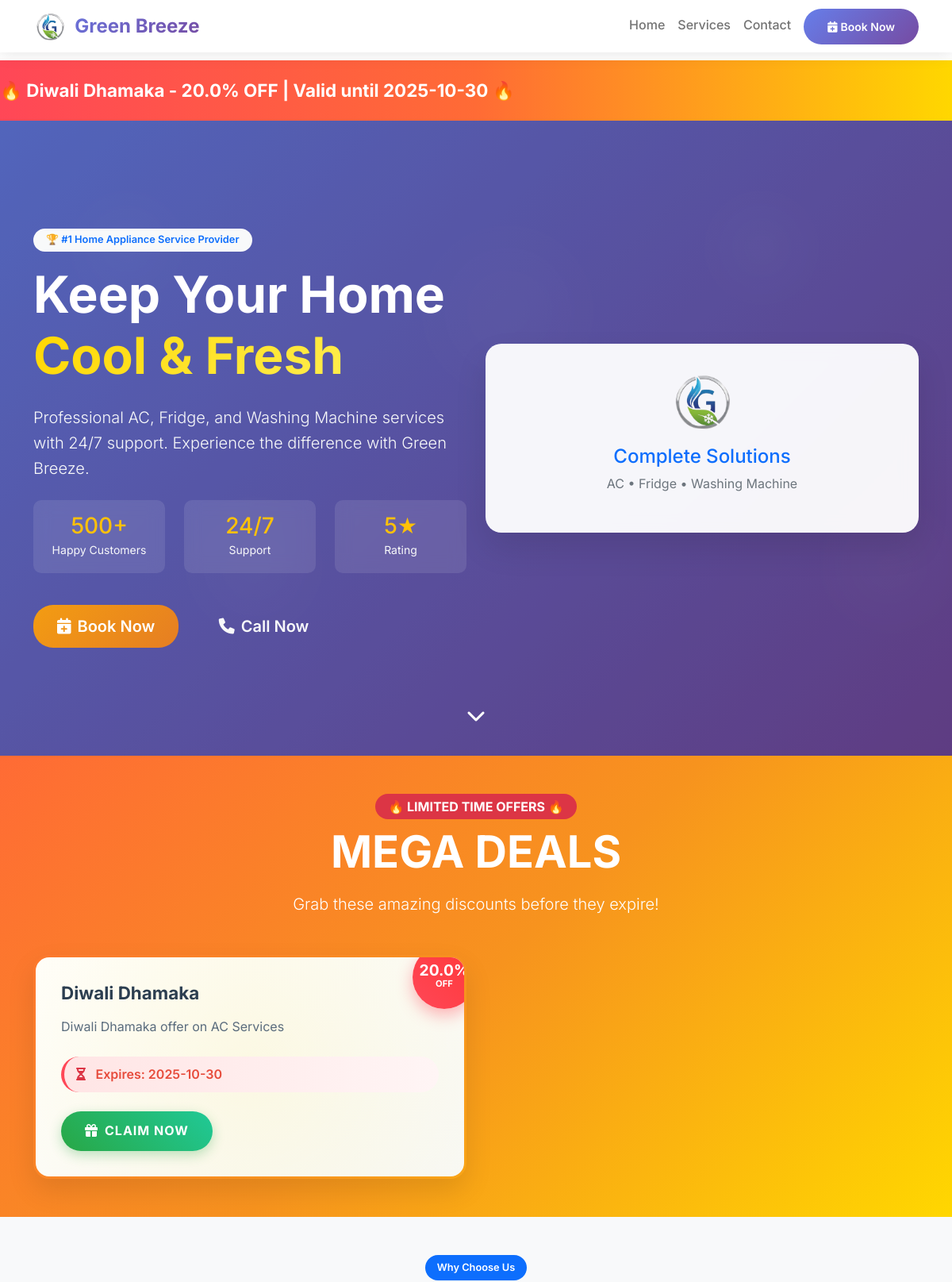
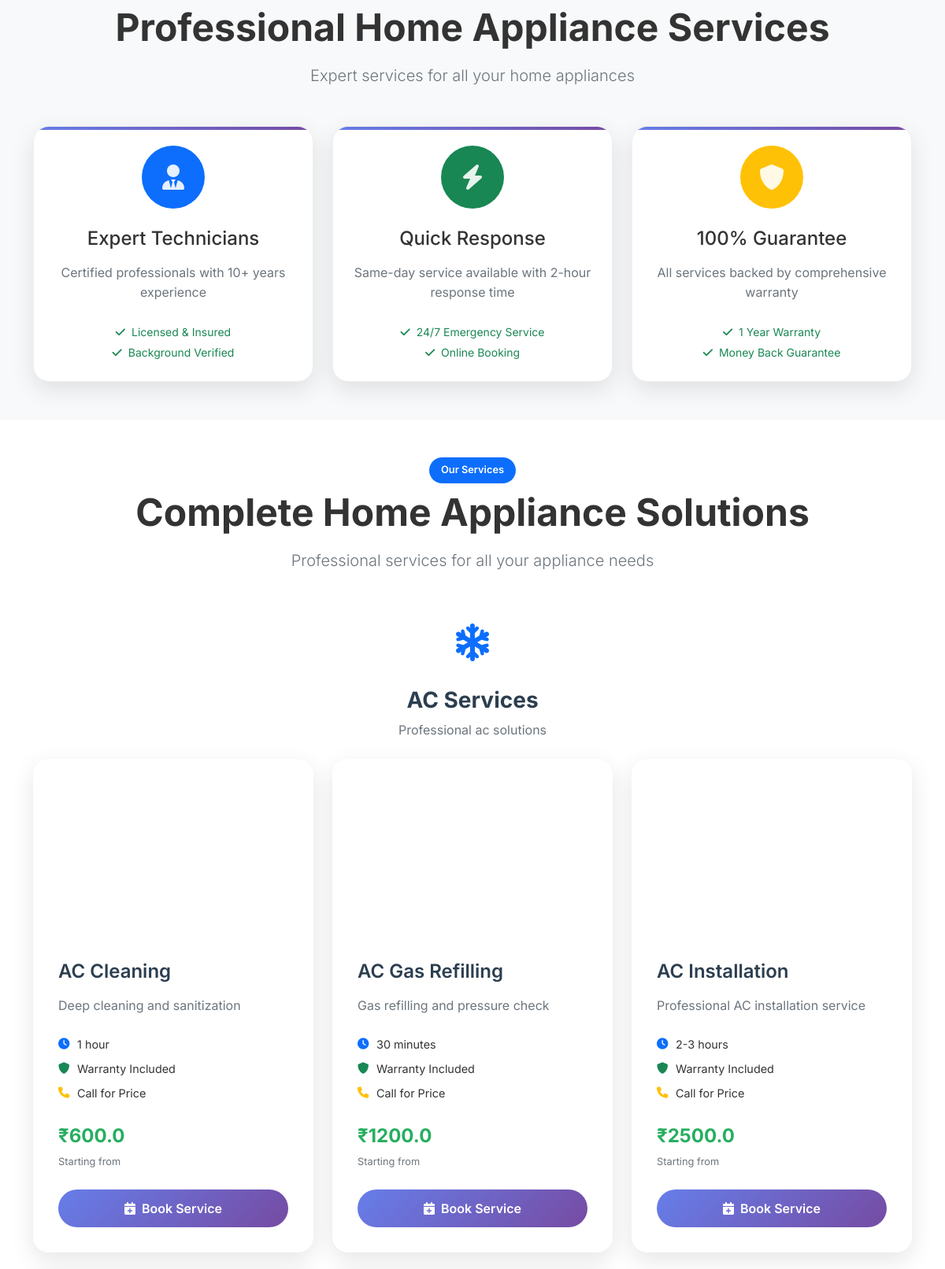
The page / (upper part) on the database its author committed (2 pictures, top to bottom).
### tables this page shows
CREATE TABLE offers (
        id INTEGER PRIMARY KEY AUTOINCREMENT,
        title TEXT NOT NULL,
        description TEXT,
        discount_percent REAL,
        valid_until TEXT,
        active INTEGER DEFAULT 1
    );

CREATE TABLE services (
        id INTEGER PRIMARY KEY AUTOINCREMENT,
        name TEXT NOT NULL,
        description TEXT,
        price REAL NOT NULL,
        duration TEXT,
        category TEXT DEFAULT 'AC',
        active INTEGER DEFAULT 1
    , image TEXT);

### app.py (the view)
@app.route('/')
def index():
    conn = sqlite3.connect('green_breeze.db')
    c = conn.cursor()
    c.execute("SELECT * FROM services WHERE active = 1 ORDER BY category, name")
    all_services = c.fetchall()
    services_by_category = {}
    for service in all_services:
        category = service[5] if len(service) > 5 and service[5] else 'AC'  # category is at index 5
        if category not in services_by_category:
            services_by_category[category] = []
        services_by_category[category].append(service)
    c.execute("SELECT * FROM offers WHERE active = 1 AND date(valid_until) >= date('now')")
    offers = c.fetchall()
    c.execute("SELECT value FROM settings WHERE key = 'show_prices'")
    show_prices = c.fetchone()
    show_prices = show_prices[0] == '1' if show_prices else True
    c.execute("SELECT key, value FROM settings")
    settings_data = c.fetchall()
    settings = {key: value for key, value in settings_data}
    conn.close()
    return render_template('index.html', services_by_category=services_by_category, offers=offers, show_prices=show_prices, settings=settings)

### templates/index.html (shortened to what this page needs)
{% extends "base.html" %}
{% block content %}
{% if offers %}
<div class="offers-ticker">
    <div class="ticker-content">
        {% for offer in offers %}
        <span class="ticker-item">
            🔥 {{ offer[1] }} - {{ offer[3] }}% OFF | Valid until {{ offer[4] }} 🔥
        </span>
        {% endfor %}
    </div>
</div>
{% endif %}
<section class="hero-section position-relative overflow-hidden">
    <div class="hero-bg"></div>
    <div class="hero-overlay"></div>
    <div class="container position-relative">
        <div class="row align-items-center min-vh-75">
            <div class="col-lg-6">
                <div class="hero-content animate-fade-in-up">
                    <span class="badge bg-light text-primary mb-3 px-3 py-2">🏆 #1 Home Appliance Service Provider</span>
                    <h1 class="display-3 fw-bold mb-4 text-white">Keep Your Home <span class="text-gradient">Cool & Fresh</span></h1>
                    <p class="lead mb-4 text-light">Professional AC, Fridge, and Washing Machine services with 24/7 support. Experience the difference with Green Breeze.</p>
                    <div class="hero-stats mb-4">
                        <div class="row text-center">
                            <div class="col-4">
                                <div class="stat-item">
                                    <h3 class="text-warning mb-0">500+</h3>
                                    <small class="text-light">Happy Customers</small>
                                </div>
                            </div>
                            <div class="col-4">
                                <div class="stat-item">
                                    <h3 class="text-warning mb-0">24/7</h3>
                                    <small class="text-light">Support</small>
                                </div>
                            </div>
                            <div class="col-4">
                                <div class="stat-item">
                                    <h3 class="text-warning mb-0">5★</h3>
                                    <small class="text-light">Rating</small>
                                </div>
                            </div>
                        </div>
                    </div>
                    <div class="hero-buttons">
                        <a href="{{ url_for('book_service') }}" class="btn btn-warning btn-lg me-3 pulse-btn">
                            <i class="fas fa-calendar-plus me-2"></i>Book Now
                        </a>
                        <a href="tel:{{ settings.contact_phone or '+919876543210' }}" class="btn btn-outline-light btn-lg">
                            <i class="fas fa-phone me-2"></i>Call Now
                        </a>
                    </div>
                </div>
            </div>
            <div class="col-lg-6">
                <div class="hero-image text-center">
                    <div class="floating-card">
                        <div class="ac-unit">
                            <img src="{{ url_for('static', filename='images/logo.png') }}" alt="Green Breeze Logo" class="rotating" style="height: 80px; width: auto; margin-bottom: 1rem;">
                            <h4 class="text-primary">Complete Solutions</h4>
                            <p class="text-muted">AC • Fridge • Washing Machine</p>
                        </div>
                    </div>
                </div>
            </div>
        </div>
    </div>
    <div class="hero-scroll-indicator">
        <a href="#features" class="scroll-down">
            <i class="fas fa-chevron-down"></i>
        </a>
    </div>
</section>
{% if offers %}
<section class="py-5 offers-section bg-gradient-warning">
    <div class="container">
        <div class="text-center mb-5">
            <span class="badge bg-danger mb-2 pulse-badge">🔥 LIMITED TIME OFFERS 🔥</span>
            <h2 class="display-4 fw-bold mb-3 text-white">MEGA DEALS</h2>
            <p class="lead text-white">Grab these amazing discounts before they expire!</p>
        </div>
        <div class="row g-4">
            {% for offer in offers %}
            <div class="col-lg-6">
                <div class="offer-card-enhanced">
                    <div class="offer-glow"></div>
                    <div class="offer-badge-enhanced">
                        <div class="discount-circle">
                            <span class="discount-percent">{{ offer[3] }}%</span>
                            <span class="off-text">OFF</span>
                        </div>
                    </div>
                    <div class="offer-content-enhanced">
                        <h3 class="offer-title-enhanced">{{ offer[1] }}</h3>
                        <p class="offer-description-enhanced">{{ offer[2] }}</p>
                        <div class="offer-validity-enhanced">
                            <i class="fas fa-hourglass-half text-danger me-2"></i>
                            <span class="validity-text">Expires: {{ offer[4] }}</span>
                        </div>
                        <a href="{{ url_for('book_service') }}" class="btn-claim-offer">
                            <i class="fas fa-gift me-2"></i>CLAIM NOW
                        </a>
                    </div>
                </div>
            </div>
            {% endfor %}
        </div>
    </div>
</section>
{% endif %}
<section id="features" class="py-5 bg-light">
    <div class="container">
        <div class="text-center mb-5">
            <span class="badge bg-primary mb-2">Why Choose Us</span>
            <h2 class="display-5 fw-bold mb-3">Professional Home Appliance Services</h2>
            <p class="lead text-muted">Expert services for all your home appliances</p>
        </div>
        <div class="row g-4">
            <div class="col-lg-4 col-md-6">
                <div class="feature-card h-100 text-center p-4">
                    <div class="feature-icon mb-4">
                        <div class="icon-circle bg-primary">
                            <i class="fas fa-user-tie fa-2x text-white"></i>
                        </div>
                    </div>
                    <h4 class="mb-3">Expert Technicians</h4>
                    <p class="text-muted mb-4">Certified professionals with 10+ years experience</p>
                    <div class="feature-list">
                        <small class="text-success"><i class="fas fa-check me-1"></i> Licensed & Insured</small><br>
                        <small class="text-success"><i class="fas fa-check me-1"></i> Background Verified</small>
                    </div>
                </div>
            </div>
            <div class="col-lg-4 col-md-6">
                <div class="feature-card h-100 text-center p-4">
                    <div class="feature-icon mb-4">
                        <div class="icon-circle bg-success">
                            <i class="fas fa-bolt fa-2x text-white"></i>
                        </div>
                    </div>
                    <h4 class="mb-3">Quick Response</h4>
                    <p class="text-muted mb-4">Same-day service available with 2-hour response time</p>
                    <div class="feature-list">
                        <small class="text-success"><i class="fas fa-check me-1"></i> 24/7 Emergency Service</small><br>
                        <small class="text-success"><i class="fas fa-check me-1"></i> Online Booking</small>
                    </div>
                </div>
            </div>
            <div class="col-lg-4 col-md-6">
                <div class="feature-card h-100 text-center p-4">
                    <div class="feature-icon mb-4">
                        <div class="icon-circle bg-warning">
                            <i class="fas fa-shield-alt fa-2x text-white"></i>
                        </div>
                    </div>
                    <h4 class="mb-3">100% Guarantee</h4>
                    <p class="text-muted mb-4">All services backed by comprehensive warranty</p>
                    <div class="feature-list">
                        <small class="text-success"><i class="fas fa-check me-1"></i> 1 Year Warranty</small><br>
                        <small class="text-success"><i class="fas fa-check me-1"></i> Money Back Guarantee</small>
                    </div>
                </div>
            </div>
        </div>
    </div>
</section>
<section id="services" class="py-5">
    <div class="container">
        <div class="text-center mb-5">
            <span class="badge bg-primary mb-2">Our Services</span>
            <h2 class="display-5 fw-bold mb-3">Complete Home Appliance Solutions</h2>
            <p class="lead text-muted">Professional services for all your appliance needs</p>
        </div>
        {% for category, services in services_by_category.items() %}
        <div class="service-category mb-5">
            <div class="category-header text-center mb-4">
                <div class="category-icon mb-3">
                    {% if category == 'AC' %}
                        <i class="fas fa-snowflake fa-3x text-primary"></i>
                    {% elif category == 'Fridge' %}
                        <i class="fas fa-temperature-low fa-3x text-info"></i>
                    {% elif category == 'Washing Machine' %}
                        <i class="fas fa-tshirt fa-3x text-success"></i>
                    {% endif %}
                </div>
                <h3 class="category-title">{{ category }} Services</h3>
                <p class="text-muted">Professional {{ category.lower() }} solutions</p>
            </div>
            <div class="row g-4">
                {% for service in services %}
                <div class="col-lg-4 col-md-6">
                    <div class="service-card h-100">
                        <div class="service-image">
                        </div>
                        <div class="service-content">
                            <h4 class="service-title">{{ service[1] }}</h4>
                            <p class="service-description">{{ service[2] }}</p>
                            <div class="service-features">
                                <div class="feature-item">
                                    <i class="fas fa-clock text-primary"></i>
                                    <span>{{ service[4] }}</span>
                                </div>
                                <div class="feature-item">
                                    <i class="fas fa-shield-alt text-success"></i>
                                    <span>Warranty Included</span>
                                </div>
                                <div class="feature-item">
                                    <i class="fas fa-phone text-warning"></i>
                                    <span>Call for Price</span>
                                </div>
                            </div>
                            {% if show_prices %}
                            <div class="service-price">
                                <span class="price">₹{{ service[3] }}</span>
                                <span class="price-label">Starting from</span>
                            </div>
                            {% endif %}
                            <a href="{{ url_for('book_service') }}" class="btn btn-primary service-btn">
                                <i class="fas fa-calendar-plus me-2"></i>Book Service
                            </a>
                        </div>
                    </div>
                </div>
                {% endfor %}
            </div>
        </div>
        {% endfor %}
    </div>
</section>
{% endblock %}

### templates/base.html (shortened to what this page needs)
<!DOCTYPE html>
<html lang="en">
<head>
    <link href="https://cdn.jsdelivr.net/npm/bootstrap@5.1.3/dist/css/bootstrap.min.css" rel="stylesheet">
    <link href="https://cdnjs.cloudflare.com/ajax/libs/font-awesome/6.0.0/css/all.min.css" rel="stylesheet">
    <link href="{{ url_for('static', filename='css/style.css') }}" rel="stylesheet">
</head>
<body>
    <nav class="navbar navbar-expand-lg navbar-light fixed-top">
        <div class="container">
            <a class="navbar-brand fw-bold d-flex align-items-center" href="{{ url_for('index') }}">
                <img src="{{ url_for('static', filename='images/logo.png') }}" alt="Green Breeze Logo" class="animated-logo" style="height: 40px; width: auto; margin-right: 10px;">
                <span>Green Breeze</span>
            </a>
            <div class="collapse navbar-collapse" id="navbarNav">
                <ul class="navbar-nav ms-auto">
                    <li class="nav-item">
                        <a class="nav-link" href="{{ url_for('index') }}">Home</a>
                    </li>
                    <li class="nav-item">
                        <a class="nav-link" href="#services">Services</a>
                    </li>
                    <li class="nav-item">
                        <a class="nav-link" href="#contact">Contact</a>
                    </li>
                    <li class="nav-item ms-2">
                        <a class="btn btn-primary btn-sm" href="{{ url_for('book_service') }}">
                            <i class="fas fa-calendar-plus me-1"></i>Book Now
                        </a>
                    </li>
                </ul>
            </div>
        </div>
    </nav>
    <main style="margin-top: 76px;">
        {% block content %}{% endblock %}
    </main>
</body>
</html>

### rows shown on the page
offers: title "Diwali Dhamaka", discount_percent "20.0", valid_until "2025-10-30", description "Diwali Dhamaka offer on AC Services"
services: category "AC", lower "ac", name "AC Cleaning", description "Deep cleaning and sanitization", duration "1 hour", price "600.0"
services: name "AC Gas Refilling", description "Gas refilling and pressure check", duration "30 minutes", price "1200.0"
services: name "AC Installation", description "Professional AC installation service", duration "2-3 hours", price "2500.0"
